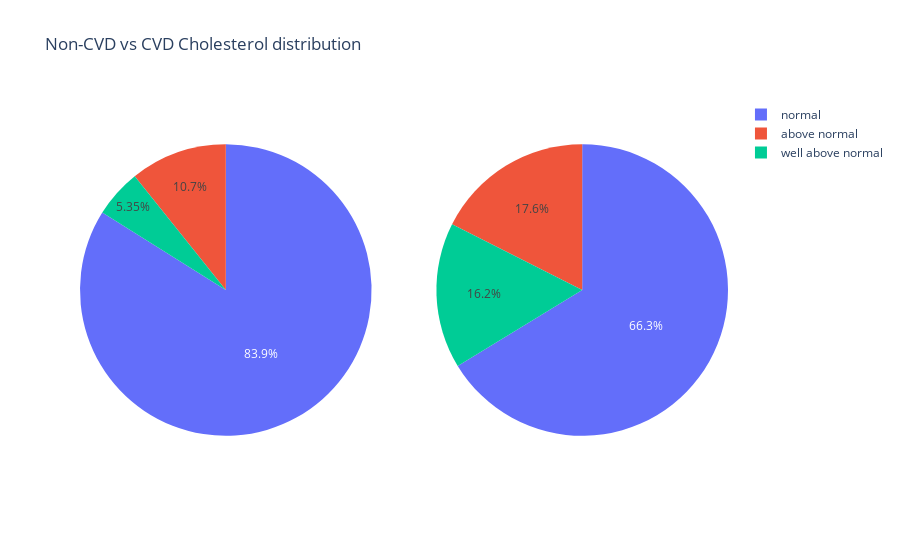

Notebook code for this chart:
### Markdown cell above
##### Cholesterol

### Code cell
#Cholesterol
cvd = cleanedData.loc[cleanedData['cardio'] == 1, 'cholesterol'].copy()
non_cvd = cleanedData.loc[cleanedData['cardio'] == 0, 'cholesterol'].copy()

fig = make_subplots(rows=1, cols=2, specs=[[{"type": "pie"}, {"type": "pie"}]])

fig.update_layout(title_text="Non-CVD vs CVD Cholesterol distribution", template="plotly_white")
fig.add_trace(go.Pie(values=non_cvd.value_counts().values,labels=['normal' ,'above normal', 'well above normal']),row=1, col=1)
fig.add_trace(go.Pie(values=cvd.value_counts().values,labels=['normal' ,'above normal', 'well above normal']),row=1, col=2)
fig.show()

### Figure 1 — Plotly figure (JSON) as saved in the notebook; plotly's stock layout.template omitted (floating-point values rounded to 4 significant figures)
{"data": [{"domain": {"x": [0, 0.45], "y": [0, 1]}, "labels": ["normal", "above normal", "well above normal"], "type": "pie", "values": [28714, 3675, 1829]}, {"domain": {"x": [0.55, 1], "y": [0, 1]}, "labels": ["normal", "above normal", "well above normal"], "type": "pie", "values": [21922, 5806, 5343]}], "layout": {"title": {"text": "Non-CVD vs CVD Cholesterol distribution"}}}
